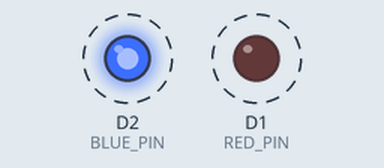
This sketch was run on a simulated ESP8266 (NodeMCU). Parts: output pins drawn as LEDs (lit = HIGH). Dashed ring = blinking.

Above: at 0.5 s.
Timing chart, 0 to 4.6 s (numbered marks = the images above):
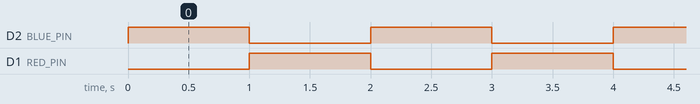

Measured:
- by itself, D2 (BLUE_PIN), D1 (RED_PIN): alternates HIGH for 1.0 s and LOW for 1.0 s

The sketch:

two_LED.ino
```cpp
#define RED_PIN D1
#define BLUE_PIN D2

void setup() {
  // put your setup code here, to run once:
  pinMode(RED_PIN, OUTPUT);
  pinMode(BLUE_PIN, OUTPUT);
}

void loop() {
  // put your main code here, to run repeatedly:
  digitalWrite(RED_PIN, LOW);
  digitalWrite(BLUE_PIN, HIGH);
  delay(1000);
  digitalWrite(RED_PIN, HIGH);
  digitalWrite(BLUE_PIN, LOW);
  delay(1000);
}
```
